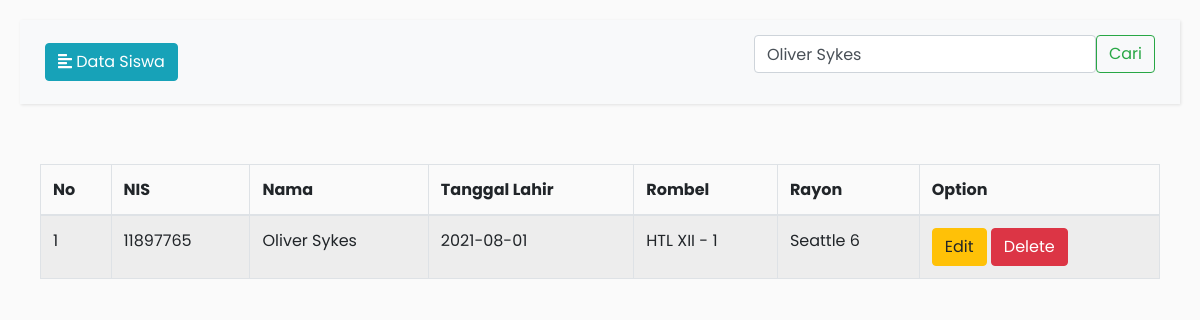
The page /index.php?cari=Oliver Sykes on the database its author committed.
### tables this page shows
CREATE TABLE `siswa` (
  `id_siswa` int(11) NOT NULL,
  `nis` int(11) NOT NULL,
  `nama` varchar(50) NOT NULL,
  `kelahiran` date NOT NULL,
  `rombel` varchar(25) NOT NULL,
  `rayon` varchar(20) NOT NULL
);

### index.php (the view, shortened to what this page needs)
<?php include "koneksi.php"; ?>
<html>
<head>
    <link rel="stylesheet" type="text/css" href="https://cdnjs.cloudflare.com/ajax/libs/twitter-bootstrap/4.5.2/css/bootstrap.css">
    <link rel="stylesheet" type="text/css" href="https://cdn.datatables.net/1.10.25/css/dataTables.bootstrap4.min.css">
    <link rel="stylesheet" href="https://stackpath.bootstrapcdn.com/bootstrap/4.1.0/css/bootstrap.min.css">
    <link rel="stylesheet" href="style.css">
</head>
<body>
	<div class="wrapper">
        <div id="content">
            <nav class="navbar navbar-expand-lg navbar-light bg-light">
                <div class="container-fluid">
                    <button type="button" id="sidebarCollapse" class="btn btn-info">
                        <i class="fas fa-align-left"></i>
                        <span>Data Siswa</span>
                    </button>
                    <form class="d-flex" method="get" action="">
				      <input class="form-control me-2" type="search" placeholder="Cari Nama" aria-label="Search" name="cari" value="<?php if(isset($_GET['cari'])) { echo $_GET['cari']; } ?>">
				      <button class="btn btn-outline-success" type="submit">Cari</button>
				    </form>
                </div>
            </nav>
           <div id="content">
           	 <table id="example" class="table table-striped table-bordered" style="width:100%">
		        <thead>
		            <tr>
		            	<th>No</th>
		                <th>NIS</th>
		                <th>Nama</th>
		                <th>Tanggal Lahir</th>
		                <th>Rombel</th>
		                <th>Rayon</th>
		                <th>Option</th>
		            </tr>
		        </thead>
		        <tbody>
		            <?php
		            $no = 1;
		            $query = mysqli_query($conn, "SELECT * FROM siswa");
		            if (isset($_GET['cari'])) {
		            $query = mysqli_query($conn, "SELECT * FROM siswa WHERE nama LIKE'%".
		        			$_GET['cari']."%'");
		            }
		            while ($dt = mysqli_fetch_assoc($query)) {
		         ?>
		        <tr>
		        	<td><?= $no++; ?></td>
		        	<td><?= $dt['nis']; ?></td>
		        	<td><?= $dt['nama']; ?></td>
		        	<td><?= $dt['kelahiran']; ?></td>
		        	<td><?= $dt['rombel']; ?></td>
		        	<td><?= $dt['rayon']; ?></td>
		        	<td>
		        		<a href="edit.php?id=<?php echo $dt['id_siswa']?>">
		        			<button type="button" class="btn btn-warning" data-toggle="modal">Edit</button>
		        		</a>
		        		<a href="modalhapus.php?id=<?php echo $dt['id_siswa']?>" onclick="return confirm('Apakah anda yakin akan menghapus data?');">
		        		<button type="button" class="btn btn-danger" data-toggle="modal">Delete</button>
		        		</a>
		        	</td>
		        </tr>
		        	<?php
		         					}
		        	?>
		        </tbody>
		    </table>
			</div>
        </div>
    </div>
</body>
</html>

### style.css (style rules this page uses)
body { font-family: 'Poppins', sans-serif; background: #fafafa; }
a, a:hover, a:focus { color: inherit; text-decoration: none; transition: all 0.3s; }
.navbar { padding: 15px 10px; background: #fff; border: none; border-radius: 0; margin-bottom: 40px; box-shadow: 1px 1px 3px rgba(0, 0, 0, 0.1); }
.wrapper { display: flex; width: 100%; align-items: stretch; }
#content { width: 100%; padding: 20px; min-height: 100vh; transition: all 0.3s; }

### rows shown on the page
siswa: nis "11897765", nama "Oliver Sykes", kelahiran "2021-08-01", rombel "HTL XII - 1", rayon "Seattle 6"
